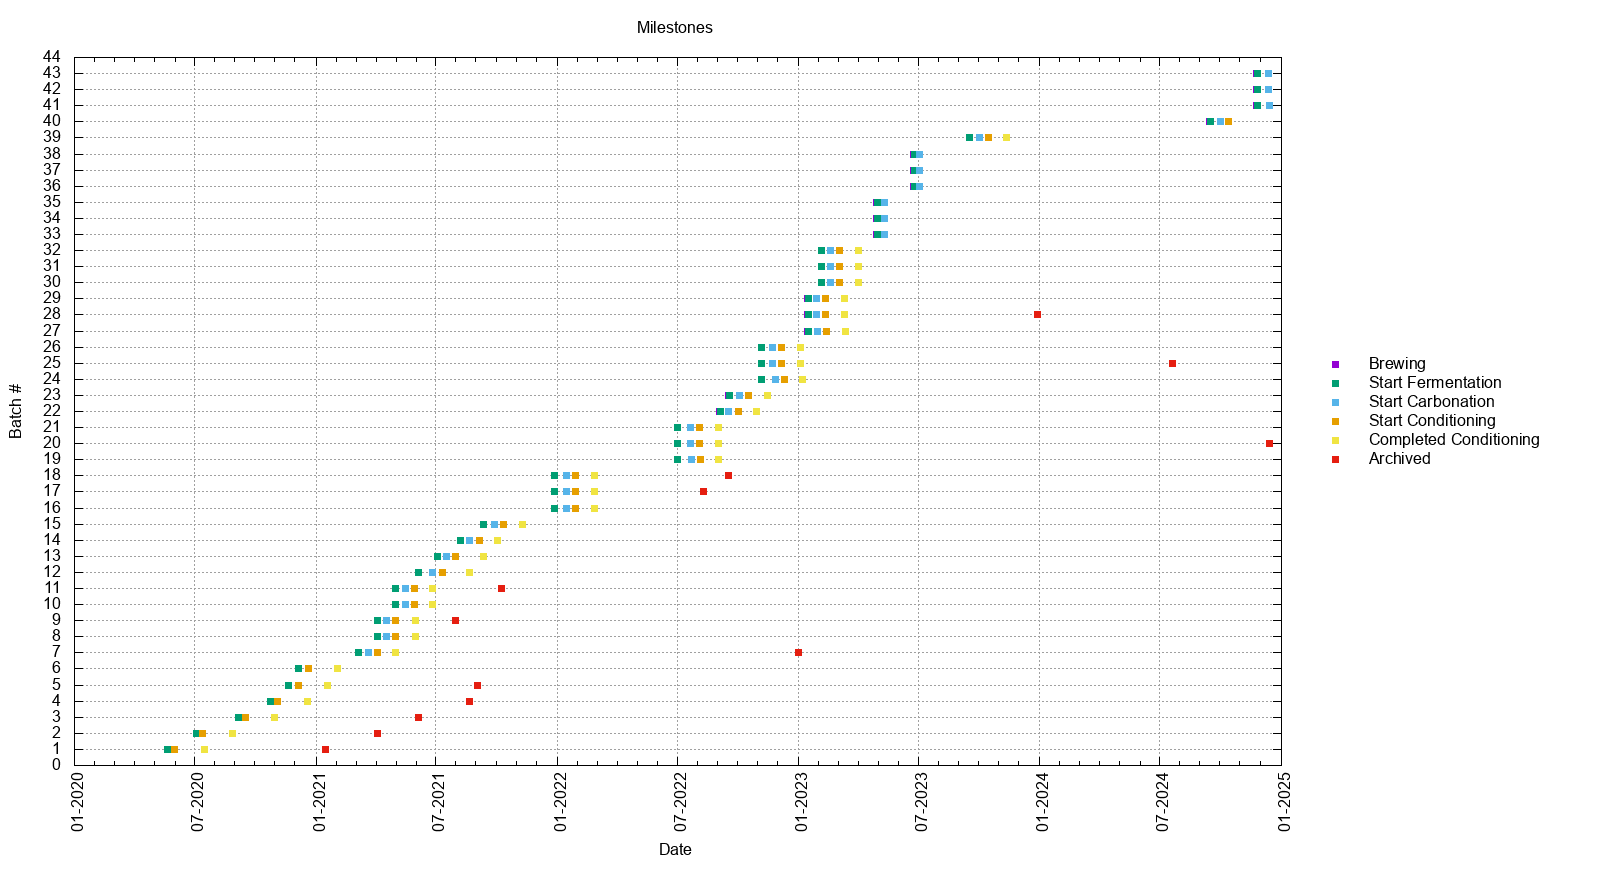

The gnuplot source for this figure:
# general settings
NUM_BATCHES = 52
HEIGTH = (20 * (NUM_BATCHES+1))
# setup graph
set term png size 1600,HEIGTH
output_file = "milestones.png"
set output output_file
set key outside right center vertical Left reverse enhanced autotitle nobox

set title "Milestones"
set style data lines
set timefmt "%d-%m-%Y"

set ylabel "Batch #"
set yrange [0:NUM_BATCHES+1]
set grid y
set ytics 1

set xlabel "\n\nDate"
set grid x
set bmargin 6
set xtic  offset 0.5,-3.0 rotate by 90
set autoscale x
set xdata time
set format x "%m-%Y"

plot "milestones.data" using 2:1:2:(0.0):4 with vectors lw 7 lc variable notitle, \
    keyentry with point lc 1 lt 5 title "Brewing", \
    keyentry with point lc 2 lt 5 title "Start Fermentation", \
    keyentry with point lc 3 lt 5 title "Start Carbonation", \
    keyentry with point lc 4 lt 5 title "Start Conditioning", \
    keyentry with point lc 5 lt 5 title "Completed Conditioning", \
    keyentry with point lc 7 lt 5 title "Archived"

# set output back to default
set output

# reset terminal type
set terminal pop

######

# setup graph
set term png size 1200,HEIGTH
output_file = "2020_milestones.png"
set output output_file
set key outside right center vertical Left reverse enhanced autotitle nobox

set title "Milestones 2020"
set style data lines
set timefmt "%d-%m-%Y"

set ylabel "Batch #"
set yrange [0:NUM_BATCHES+1]
set grid y
set ytics 1

set xlabel "\n\nDate"
set grid x
set bmargin 6
set xtic  offset 0.5,-3.0 rotate by 90
set autoscale x
set xdata time
set format x "%m-%Y"
set xrange ["01-01-2020":"31-12-2020"]

plot "milestones.data" using 2:1:2:(0.0):4 with vectors lw 7 lc variable notitle, \
    keyentry with point lc 1 lt 5 title "Brewing", \
    keyentry with point lc 2 lt 5 title "Start Fermentation", \
    keyentry with point lc 3 lt 5 title "Start Carbonation", \
    keyentry with point lc 4 lt 5 title "Start Conditioning", \
    keyentry with point lc 5 lt 5 title "Completed Conditioning", \
    keyentry with point lc 7 lt 5 title "Archived"

# set output back to default
set output

# reset terminal type
set terminal pop

######

# setup graph
set term png size 1200,HEIGTH
output_file = "2021_milestones.png"
set output output_file
set key outside right center vertical Left reverse enhanced autotitle nobox

set title "Milestones 2021"
set style data lines
set timefmt "%d-%m-%Y"

set ylabel "Batch #"
set yrange [0:NUM_BATCHES+1]
set grid y
set ytics 1

set xlabel "\n\nDate"
set grid x
set bmargin 6
set xtic  offset 0.5,-3.0 rotate by 90
set autoscale x
set xdata time
set format x "%m-%Y"
set xrange ["01-01-2021":"31-12-2021"]

plot "milestones.data" using 2:1:2:(0.0):4 with vectors lw 7 lc variable notitle, \
    keyentry with point lc 1 lt 5 title "Brewing", \
    keyentry with point lc 2 lt 5 title "Start Fermentation", \
    keyentry with point lc 3 lt 5 title "Start Carbonation", \
    keyentry with point lc 4 lt 5 title "Start Conditioning", \
    keyentry with point lc 5 lt 5 title "Completed Conditioning", \
    keyentry with point lc 7 lt 5 title "Archived"

# set output back to default
set output

# reset terminal type
set terminal pop

######

# setup graph
set term png size 1200,HEIGTH
output_file = "2022_milestones.png"
set output output_file
set key outside right center vertical Left reverse enhanced autotitle nobox

set title "Milestones 2022"
set style data lines
set timefmt "%d-%m-%Y"

set ylabel "Batch #"
set yrange [0:NUM_BATCHES+1]
set grid y
set ytics 1

set xlabel "\n\nDate"
set grid x
set bmargin 6
set xtic  offset 0.5,-3.0 rotate by 90
set autoscale x
set xdata time
set format x "%m-%Y"
set xrange ["01-01-2022":"31-12-2022"]

plot "milestones.data" using 2:1:2:(0.0):4 with vectors lw 7 lc variable notitle, \
    keyentry with point lc 1 lt 5 title "Brewing", \
    keyentry with point lc 2 lt 5 title "Start Fermentation", \
    keyentry with point lc 3 lt 5 title "Start Carbonation", \
    keyentry with point lc 4 lt 5 title "Start Conditioning", \
    keyentry with point lc 5 lt 5 title "Completed Conditioning", \
    keyentry with point lc 7 lt 5 title "Archived"

# set output back to default
set output

# reset terminal type
set terminal pop

######

# setup graph
set term png size 1200,HEIGTH
output_file = "2023_milestones.png"
set output output_file
set key outside right center vertical Left reverse enhanced autotitle nobox

set title "Milestones 2023"
set style data lines
set timefmt "%d-%m-%Y"

set ylabel "Batch #"
set yrange [0:NUM_BATCHES+1]
set grid y
set ytics 1

set xlabel "\n\nDate"
set grid x
set bmargin 6
set xtic  offset 0.5,-3.0 rotate by 90
set autoscale x
set xdata time
set format x "%m-%Y"
set xrange ["01-01-2023":"31-12-2023"]

plot "milestones.data" using 2:1:2:(0.0):4 with vectors lw 7 lc variable notitle, \
    keyentry with point lc 1 lt 5 title "Brewing", \
    keyentry with point lc 2 lt 5 title "Start Fermentation", \
    keyentry with point lc 3 lt 5 title "Start Carbonation", \
    keyentry with point lc 4 lt 5 title "Start Conditioning", \
    keyentry with point lc 5 lt 5 title "Completed Conditioning", \
    keyentry with point lc 7 lt 5 title "Archived"

# set output back to default
set output

# reset terminal type
set terminal pop

######

# setup graph
set term png size 1200,HEIGTH
output_file = "2024_milestones.png"
set output output_file
set key outside right center vertical Left reverse enhanced autotitle nobox

set title "Milestones 2024"
set style data lines
set timefmt "%d-%m-%Y"

set ylabel "Batch #"
set yrange [0:NUM_BATCHES+1]
set grid y
set ytics 1

set xlabel "\n\nDate"
set grid x
set bmargin 6
set xtic  offset 0.5,-3.0 rotate by 90
set autoscale x
set xdata time
set format x "%m-%Y"
set xrange ["01-01-2024":"31-12-2024"]

plot "milestones.data" using 2:1:2:(0.0):4 with vectors lw 7 lc variable notitle, \
    keyentry with point lc 1 lt 5 title "Brewing", \
    keyentry with point lc 2 lt 5 title "Start Fermentation", \
    keyentry with point lc 3 lt 5 title "Start Carbonation", \
    keyentry with point lc 4 lt 5 title "Start Conditioning", \
    keyentry with point lc 5 lt 5 title "Completed Conditioning", \
    keyentry with point lc 7 lt 5 title "Archived"

# set output back to default
set output

# reset terminal type
set terminal pop

######

# setup graph
set term png size 1200,HEIGTH
output_file = "2025_milestones.png"
set output output_file
set key outside right center vertical Left reverse enhanced autotitle nobox

set title "Milestones 2025"
set style data lines
set timefmt "%d-%m-%Y"

set ylabel "Batch #"
set yrange [0:NUM_BATCHES+1]
set grid y
set ytics 1

set xlabel "\n\nDate"
set grid x
set bmargin 6
set xtic  offset 0.5,-3.0 rotate by 90
set autoscale x
set xdata time
set format x "%m-%Y"
set xrange ["01-01-2025":"31-12-2025"]

plot "milestones.data" using 2:1:2:(0.0):4 with vectors lw 7 lc variable notitle, \
    keyentry with point lc 1 lt 5 title "Brewing", \
    keyentry with point lc 2 lt 5 title "Start Fermentation", \
    keyentry with point lc 3 lt 5 title "Start Carbonation", \
    keyentry with point lc 4 lt 5 title "Start Conditioning", \
    keyentry with point lc 5 lt 5 title "Completed Conditioning", \
    keyentry with point lc 7 lt 5 title "Archived"

# set output back to default
set output

# reset terminal type
set terminal pop
